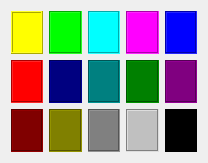
<?xml version="1.0" encoding="UTF-8"?>
<ui version="4.0">
 <class>BackgroundColorWidget</class>
 <widget class="QWidget" name="BackgroundColorWidget">
  <property name="geometry">
   <rect>
    <x>0</x>
    <y>0</y>
    <width>208</width>
    <height>163</height>
   </rect>
  </property>
  <property name="windowTitle">
   <string>BackgroundColorWidget</string>
  </property>
  <layout class="QGridLayout" name="gridLayout">
   <item row="0" column="0">
    <widget class="QLabel" name="label">
     <property name="styleSheet">
      <string notr="true">QLabel{background-color:rgb(255, 255, 0)}</string>
     </property>
     <property name="frameShape">
      <enum>QFrame::Box</enum>
     </property>
     <property name="frameShadow">
      <enum>QFrame::Raised</enum>
     </property>
     <property name="text">
      <string/>
     </property>
    </widget>
   </item>
   <item row="0" column="1">
    <widget class="QLabel" name="label_7">
     <property name="styleSheet">
      <string notr="true">QLabel{background-color:rgb(0, 255, 0)}</string>
     </property>
     <property name="frameShape">
      <enum>QFrame::Box</enum>
     </property>
     <property name="frameShadow">
      <enum>QFrame::Sunken</enum>
     </property>
     <property name="text">
      <string/>
     </property>
    </widget>
   </item>
   <item row="0" column="2">
    <widget class="QLabel" name="label_13">
     <property name="styleSheet">
      <string notr="true">QLabel{background-color:rgb(0, 255, 255)}</string>
     </property>
     <property name="frameShape">
      <enum>QFrame::Box</enum>
     </property>
     <property name="frameShadow">
      <enum>QFrame::Sunken</enum>
     </property>
     <property name="text">
      <string/>
     </property>
    </widget>
   </item>
   <item row="0" column="3">
    <widget class="QLabel" name="label_19">
     <property name="styleSheet">
      <string notr="true">QLabel{background-color:rgb(255, 0, 255)}</string>
     </property>
     <property name="frameShape">
      <enum>QFrame::Box</enum>
     </property>
     <property name="frameShadow">
      <enum>QFrame::Sunken</enum>
     </property>
     <property name="text">
      <string/>
     </property>
    </widget>
   </item>
   <item row="0" column="4">
    <widget class="QLabel" name="label_24">
     <property name="styleSheet">
      <string notr="true">QLabel{background-color:rgb(0, 0, 255)}</string>
     </property>
     <property name="frameShape">
      <enum>QFrame::Box</enum>
     </property>
     <property name="frameShadow">
      <enum>QFrame::Sunken</enum>
     </property>
     <property name="text">
      <string/>
     </property>
    </widget>
   </item>
   <item row="1" column="0">
    <widget class="QLabel" name="label_2">
     <property name="styleSheet">
      <string notr="true">QLabel{background-color:rgb(255, 0, 0)}</string>
     </property>
     <property name="frameShape">
      <enum>QFrame::Box</enum>
     </property>
     <property name="frameShadow">
      <enum>QFrame::Sunken</enum>
     </property>
     <property name="text">
      <string/>
     </property>
    </widget>
   </item>
   <item row="1" column="1">
    <widget class="QLabel" name="label_8">
     <property name="styleSheet">
      <string notr="true">QLabel{background-color:rgb(0, 0, 128)}</string>
     </property>
     <property name="frameShape">
      <enum>QFrame::Box</enum>
     </property>
     <property name="frameShadow">
      <enum>QFrame::Sunken</enum>
     </property>
     <property name="text">
      <string/>
     </property>
    </widget>
   </item>
   <item row="1" column="2">
    <widget class="QLabel" name="label_14">
     <property name="styleSheet">
      <string notr="true">QLabel{background-color:rgb(0, 128, 128)}</string>
     </property>
     <property name="frameShape">
      <enum>QFrame::Box</enum>
     </property>
     <property name="frameShadow">
      <enum>QFrame::Sunken</enum>
     </property>
     <property name="text">
      <string/>
     </property>
    </widget>
   </item>
   <item row="1" column="3">
    <widget class="QLabel" name="label_20">
     <property name="styleSheet">
      <string notr="true">QLabel{background-color:rgb(0, 128, 0)}</string>
     </property>
     <property name="frameShape">
      <enum>QFrame::Box</enum>
     </property>
     <property name="frameShadow">
      <enum>QFrame::Sunken</enum>
     </property>
     <property name="text">
      <string/>
     </property>
    </widget>
   </item>
   <item row="1" column="4">
    <widget class="QLabel" name="label_23">
     <property name="styleSheet">
      <string notr="true">QLabel{background-color:rgb(128, 0, 128)}</string>
     </property>
     <property name="frameShape">
      <enum>QFrame::Box</enum>
     </property>
     <property name="frameShadow">
      <enum>QFrame::Sunken</enum>
     </property>
     <property name="text">
      <string/>
     </property>
    </widget>
   </item>
   <item row="2" column="0">
    <widget class="QLabel" name="label_3">
     <property name="styleSheet">
      <string notr="true">QLabel{background-color:rgb(128, 0, 0)}</string>
     </property>
     <property name="frameShape">
      <enum>QFrame::Box</enum>
     </property>
     <property name="frameShadow">
      <enum>QFrame::Sunken</enum>
     </property>
     <property name="text">
      <string/>
     </property>
    </widget>
   </item>
   <item row="2" column="1">
    <widget class="QLabel" name="label_9">
     <property name="styleSheet">
      <string notr="true">QLabel{background-color:rgb(128,128, 0)}</string>
     </property>
     <property name="frameShape">
      <enum>QFrame::Box</enum>
     </property>
     <property name="frameShadow">
      <enum>QFrame::Sunken</enum>
     </property>
     <property name="text">
      <string/>
     </property>
    </widget>
   </item>
   <item row="2" column="2">
    <widget class="QLabel" name="label_15">
     <property name="styleSheet">
      <string notr="true">QLabel{background-color:rgb(128, 128,128)}</string>
     </property>
     <property name="frameShape">
      <enum>QFrame::Box</enum>
     </property>
     <property name="frameShadow">
      <enum>QFrame::Sunken</enum>
     </property>
     <property name="text">
      <string/>
     </property>
    </widget>
   </item>
   <item row="2" column="3">
    <widget class="QLabel" name="label_22">
     <property name="styleSheet">
      <string notr="true">QLabel{background-color:rgb(192,192,192)}</string>
     </property>
     <property name="frameShape">
      <enum>QFrame::Box</enum>
     </property>
     <property name="frameShadow">
      <enum>QFrame::Sunken</enum>
     </property>
     <property name="text">
      <string/>
     </property>
    </widget>
   </item>
   <item row="2" column="4">
    <widget class="QLabel" name="label_21">
     <property name="styleSheet">
      <string notr="true">QLabel{background-color:rgb(0, 0, 0)}</string>
     </property>
     <property name="frameShape">
      <enum>QFrame::Box</enum>
     </property>
     <property name="frameShadow">
      <enum>QFrame::Sunken</enum>
     </property>
     <property name="text">
      <string/>
     </property>
    </widget>
   </item>
  </layout>
 </widget>
 <resources/>
 <connections/>
</ui>
